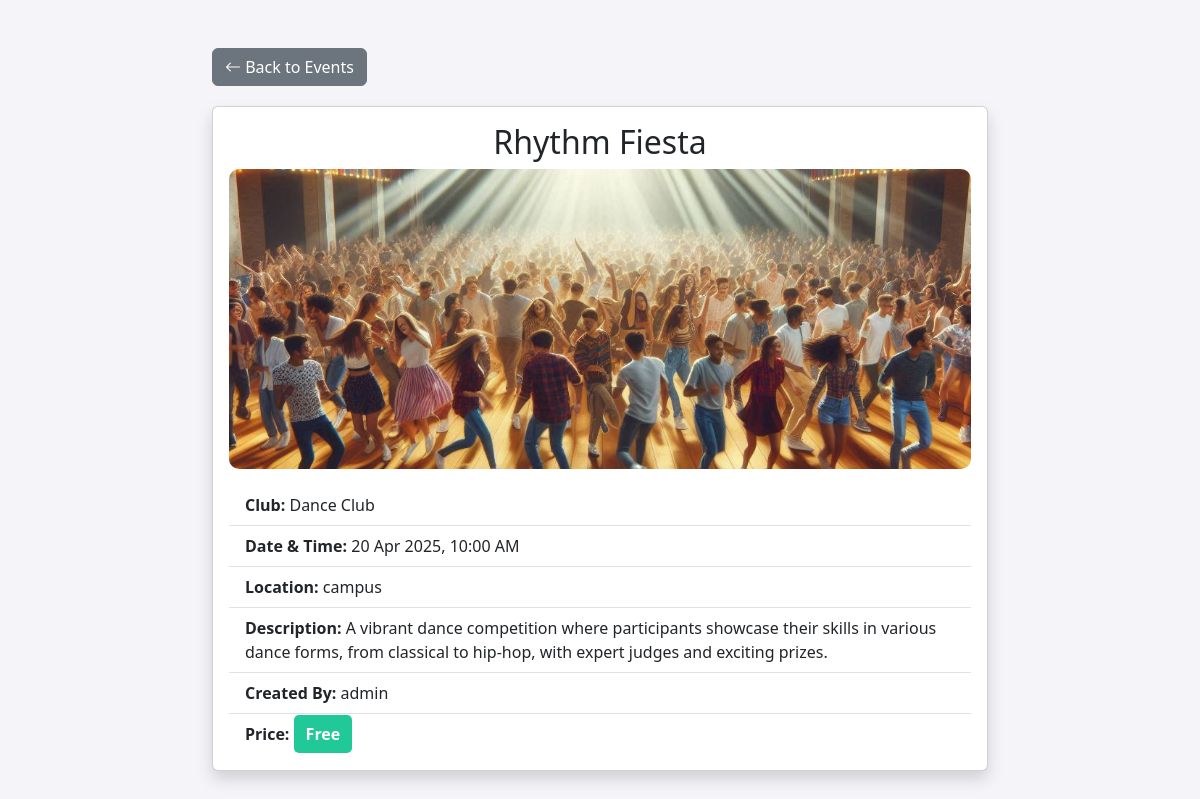
/views/coordinator/event_details.php?id=12 (signed in), run on the app's committed database.
### tables this page shows
CREATE TABLE `events` (
  `id` int(11) NOT NULL,
  `club_id` int(11) NOT NULL,
  `name` varchar(255) NOT NULL,
  `description` text DEFAULT NULL,
  `event_date` datetime NOT NULL,
  `location` varchar(255) DEFAULT NULL,
  `price` decimal(10,2) DEFAULT 0.00,
  `created_by` int(11) NOT NULL,
  `image_path` varchar(255) DEFAULT NULL
);

CREATE TABLE `clubs` (
  `id` int(11) NOT NULL,
  `name` varchar(255) NOT NULL,
  `description` text NOT NULL,
  `coordinator_id` int(11) DEFAULT NULL,
  `created_at` timestamp NOT NULL DEFAULT current_timestamp(),
  `image_path` varchar(255) DEFAULT NULL
);

CREATE TABLE `users` (
  `id` int(11) NOT NULL,
  `name` varchar(100) NOT NULL,
  `email` varchar(100) NOT NULL,
  `password` varchar(255) NOT NULL,
  `role` enum('admin','coordinator','user') DEFAULT 'user',
  `created_at` timestamp NOT NULL DEFAULT current_timestamp(),
  `student_stream` varchar(100) DEFAULT NULL,
  `semester` int(11) DEFAULT NULL,
  `enrollment_no` varchar(50) DEFAULT NULL
);

### views/coordinator/event_details.php (the view, shortened to what this page needs)
<?php
include(__DIR__ . "/../../config/db.php");
$event_id = intval($_GET['id']);
$sql = "SELECT events.*, clubs.name AS club_name, users.name AS created_by
        FROM events
        JOIN clubs ON events.club_id = clubs.id
        JOIN users ON events.created_by = users.id
        WHERE events.id = ?";
$stmt = $conn->prepare($sql);
$stmt->bind_param("i", $event_id);
$stmt->execute();
$result = $stmt->get_result();
$event = $result->fetch_assoc();
?>
<!DOCTYPE html>
<html lang="en">
<head>
    <link href="https://cdn.jsdelivr.net/npm/bootstrap@5.3.0/dist/css/bootstrap.min.css" rel="stylesheet">
    <link href="https://cdn.jsdelivr.net/npm/bootstrap-icons/font/bootstrap-icons.css" rel="stylesheet">
</head>
<body>
<div class="container mt-5">
    <a href="manage_events.php" class="btn btn-secondary back-btn"><i class="bi bi-arrow-left"></i> Back to Events</a>
    <div class="card shadow">
        <div class="card-body">
            <h2 class="text-center"><?php echo htmlspecialchars($event['name']); ?></h2>
            <?php if (!empty($event['image_path'])) { ?>
                <img src="../../<?php echo htmlspecialchars($event['image_path']); ?>" class="event-image" alt="Event Image">
            <?php } else { ?>
                <p class="text-muted text-center">No Image Available</p>
            <?php } ?>
            <ul class="list-group list-group-flush mt-3">
                <li class="list-group-item"><strong>Club:</strong> <?php echo htmlspecialchars($event['club_name']); ?></li>
                <li class="list-group-item"><strong>Date & Time:</strong> <?php echo date("d M Y, h:i A", strtotime($event['event_date'])); ?></li>
                <li class="list-group-item"><strong>Location:</strong> <?php echo htmlspecialchars($event['location']); ?></li>
                <li class="list-group-item"><strong>Description:</strong> <?php echo nl2br(htmlspecialchars($event['description'])); ?></li>
                <li class="list-group-item"><strong>Created By:</strong> <?php echo htmlspecialchars($event['created_by']); ?></li>
                <li class="list-group-item">
                    <strong>Price:</strong>
                    <?php if ($event['price'] == 0) { ?>
                        <span class="price-badge price-free">Free</span>
                    <?php } else { ?>
                        <span class="price-badge price-paid">₹<?php echo number_format($event['price'], 2); ?></span>
                    <?php } ?>
                </li>
            </ul>
        </div>
    </div>
</div>
</body>
</html>

### views/coordinator/event_details.php (style rules this page uses)
body { background-color: #f4f4f9; }
.container { max-width: 800px; }
.event-image { width: 100%; max-height: 300px; object-fit: cover; border-radius: 10px; }
.back-btn { margin-bottom: 20px; }
.price-badge { padding: 8px 12px; border-radius: 5px; font-size: 16px; font-weight: bold; }
.price-free { background-color: #20c997; color: white; }

### data on the page
events: name "Rhythm Fiesta", image_path (picture), club.name "Dance Club", event_date "20 Apr 2025, 10:00 AM", location "campus", description "A vibrant dance competition where participants showcase their skills in various dance forms, from classical to hip-hop, with expert judges and exciting prizes.", created_by.name "admin"
